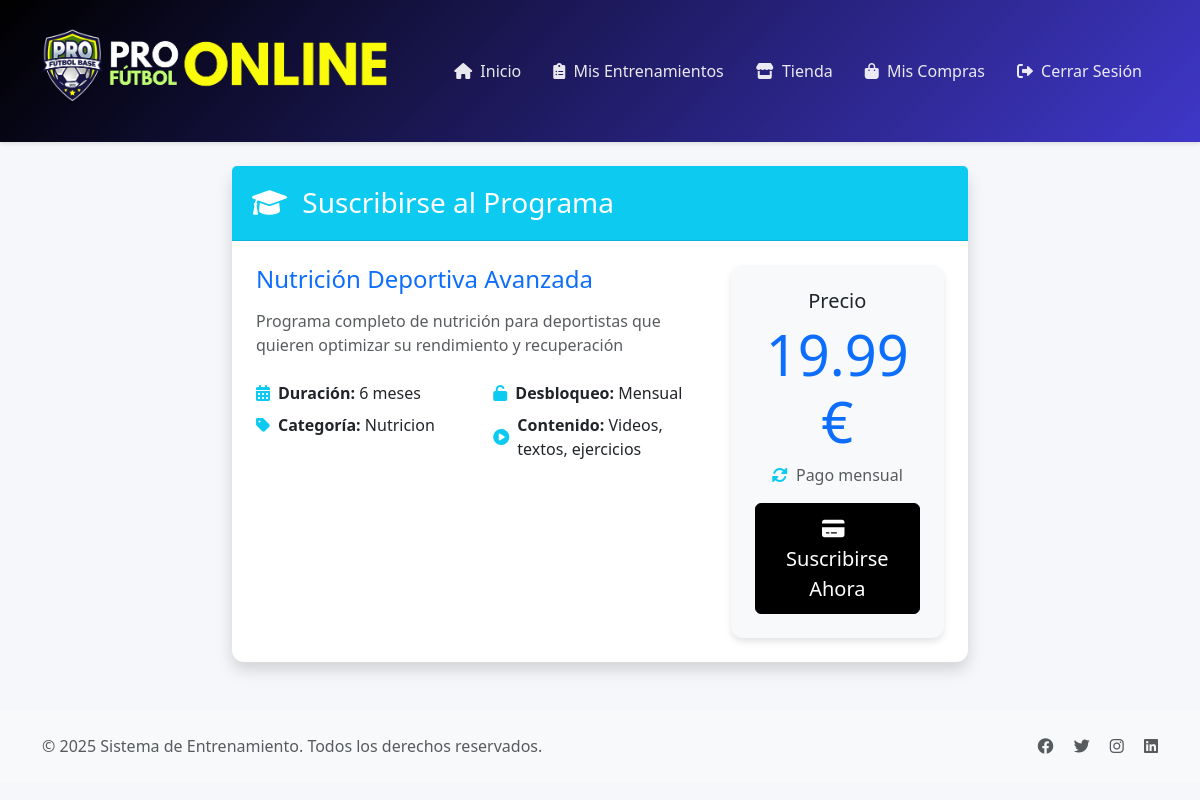
The app's page /programas/comprar/1 (signed in) with its own data.
### tables this page shows
CREATE TABLE `programas_coaching` (
  `id` int NOT NULL,
  `nombre` varchar(100) NOT NULL,
  `descripcion` text,
  `categoria` enum('nutricion','psicologia','tecnica','fisico','mental','recuperacion') NOT NULL,
  `duracion_meses` int NOT NULL,
  `precio_mensual` decimal(10,2) NOT NULL,
  `moneda` varchar(3) NOT NULL DEFAULT 'EUR',
  `imagen_url` varchar(255) DEFAULT NULL,
  `activo` tinyint(1) NOT NULL DEFAULT '1',
  `created_at` timestamp NULL DEFAULT CURRENT_TIMESTAMP,
  `updated_at` timestamp NULL DEFAULT CURRENT_TIMESTAMP ON UPDATE CURRENT_TIMESTAMP
);

### controllers/BaseController.php (called while the page is built, shortened)
<?php
class BaseController {
    protected function render($view, $data = []) {
        extract($data);
        $viewPath = __DIR__ . "/../views/{$view}.php";
        require_once $viewPath;
    }
}

### models/BaseModel.php (called while the page is built, shortened)
<?php
require_once __DIR__ . '/../config/database.php';
class BaseModel {
    public function __construct($table = null) {
        $this->db = Database::getInstance()->getConnection();
    }
}

### config/database.php (called while the page is built, shortened)
<?php
class Database {
    private static $instance = null;
    private $connection;
    private function __construct() {
        $host = 'localhost';
        $dbname = 'profutbolonline_qwb';
        $username = 'profutbolonline_asa';
        $password = '&}p^lgTkK9d~';
        try {
            $dsn = "mysql:host=$host;dbname=$dbname;charset=utf8mb4";
            $options = [
                PDO::ATTR_ERRMODE => PDO::ERRMODE_EXCEPTION,
                PDO::ATTR_DEFAULT_FETCH_MODE => PDO::FETCH_ASSOC,
                PDO::ATTR_EMULATE_PREPARES => false,
            ];
            $this->connection = new PDO($dsn, $username, $password, $options);
        } catch (PDOException $e) {
            die("Error de conexión a la base de datos: " . $e->getMessage());
        }
    }
    public static function getInstance() {
        if (self::$instance === null) {
            self::$instance = new self();
        }
        return self::$instance;
    }
    public function getConnection() {
        return $this->connection;
    }
}

### models/ProgramaCoachingModel.php (called while the page is built, shortened)
<?php
require_once 'BaseModel.php';
class ProgramaCoachingModel extends BaseModel {
    protected $table = 'programas_coaching';
    public function findById($id) {
        $sql = "SELECT * FROM {$this->table} WHERE id = ? AND activo = 1";
        $stmt = $this->db->prepare($sql);
        $stmt->execute([$id]);
        return $stmt->fetch(PDO::FETCH_ASSOC);
    }
}

### views/programas/comprar.php (the view, shortened to what this page needs)
<?php require_once 'views/layouts/header.php'; ?>
<div class="container">
    <div class="row justify-content-center">
        <div class="col-lg-8">
            <div class="card shadow">
                <div class="card-header <?php echo $tipo === 'entrenamiento' ? 'bg-success' : 'bg-info'; ?> text-white">
                    <h3 class="card-title mb-0">
                        <?php if ($tipo === 'entrenamiento'): ?>
                            <i class="fas fa-dumbbell me-2"></i>
                        <?php else: ?>
                            <i class="fas fa-graduation-cap me-2"></i>
                        <?php endif; ?>
                        <?php echo $tipo === 'entrenamiento' ? 'Comprar Programa' : 'Suscribirse al Programa'; ?>
                    </h3>
                </div>
                <div class="card-body">
                    <div class="row">
                        <div class="col-md-8">
                            <h4 class="text-primary mb-3"><?php echo htmlspecialchars($programa['nombre']); ?></h4>
                            <p class="text-muted mb-4"><?php echo htmlspecialchars($programa['descripcion']); ?></p>
                            <?php if ($tipo === 'entrenamiento'): ?>
                                <div class="row mb-4">
                                    <div class="col-md-6">
                                        <div class="d-flex align-items-center mb-2">
                                            <i class="fas fa-calendar text-success me-2"></i>
                                            <span><strong>Duración:</strong> <?php echo $programa['duracion_semanas']; ?> semanas</span>
                                        </div>
                                        <div class="d-flex align-items-center mb-2">
                                            <i class="fas fa-dumbbell text-success me-2"></i>
                                            <span><strong>Entrenamientos/semana:</strong> <?php echo $programa['entrenamientos_por_semana']; ?></span>
                                        </div>
                                    </div>
                                    <div class="col-md-6">
                                        <div class="d-flex align-items-center mb-2">
                                            <i class="fas fa-signal text-success me-2"></i>
                                            <span><strong>Nivel:</strong> <?php echo ucfirst($programa['nivel']); ?></span>
                                        </div>
                                        <div class="d-flex align-items-center mb-2">
                                            <i class="fas fa-bullseye text-success me-2"></i>
                                            <span><strong>Objetivo:</strong> <?php echo htmlspecialchars($programa['objetivo']); ?></span>
                                        </div>
                                    </div>
                                </div>
                            <?php else: ?>
                                <div class="row mb-4">
                                    <div class="col-md-6">
                                        <div class="d-flex align-items-center mb-2">
                                            <i class="fas fa-calendar-alt text-info me-2"></i>
                                            <span><strong>Duración:</strong> <?php echo $programa['duracion_meses']; ?> meses</span>
                                        </div>
                                        <div class="d-flex align-items-center mb-2">
                                            <i class="fas fa-tag text-info me-2"></i>
                                            <span><strong>Categoría:</strong> <?php echo ucfirst($programa['categoria']); ?></span>
                                        </div>
                                    </div>
                                    <div class="col-md-6">
                                        <div class="d-flex align-items-center mb-2">
                                            <i class="fas fa-unlock text-info me-2"></i>
                                            <span><strong>Desbloqueo:</strong> Mensual</span>
                                        </div>
                                        <div class="d-flex align-items-center mb-2">
                                            <i class="fas fa-play-circle text-info me-2"></i>
                                            <span><strong>Contenido:</strong> Videos, textos, ejercicios</span>
                                        </div>
                                    </div>
                                </div>
                            <?php endif; ?>
                        </div>
                        <div class="col-md-4">
                            <div class="card bg-light">
                                <div class="card-body text-center">
                                    <h5 class="card-title">Precio</h5>
                                    <div class="display-4 text-primary mb-2">
                                        <?php if ($tipo === 'entrenamiento'): ?>
                                            <?php echo number_format($precio['precio'], 2); ?> €
                                        <?php else: ?>
                                            <?php echo number_format($programa['precio_mensual'], 2); ?> €
                                        <?php endif; ?>
                                    </div>
                                    <p class="text-muted">
                                        <?php if ($tipo === 'entrenamiento'): ?>
                                            <i class="fas fa-check-circle text-success me-1"></i>
                                            Pago único
                                        <?php else: ?>
                                            <i class="fas fa-sync-alt text-info me-1"></i>
                                            Pago mensual
                                        <?php endif; ?>
                                    </p>
                                    <div class="mt-3">
                                        <button id="pagar-btn" class="btn btn-primary btn-lg w-100">
                                            <i class="fas fa-credit-card me-2"></i>
                                            <?php echo $tipo === 'entrenamiento' ? 'Pagar Ahora' : 'Suscribirse Ahora'; ?>
                                        </button>
                                    </div>
                                </div>
                            </div>
                        </div>
                    </div>
                </div>
            </div>
        </div>
    </div>
</div>
<?php require_once 'views/layouts/footer.php'; ?>

### views/layouts/header.php (style rules this page uses)
:root { --primary-color: #000000; --secondary-color: #3f37c9; --accent-color: #4cc9f0; --success-color: #4caf50; --warning-color: #ff9800; --danger-color: #f44336; --light-color: #f8f9fa; --dark-color: #212529; }
body { background-color: #f5f7fa; font-family: 'Segoe UI', system-ui, -apple-system, sans-serif; }
.btn { padding: 0.6rem 1.2rem; font-weight: 500; border-radius: 6px; transition: all 0.3s ease; }
.btn-primary { background-color: var(--primary-color); border-color: var(--primary-color); }
.card { border: none; border-radius: 12px; box-shadow: 0 4px 6px rgba(0,0,0,0.1); transition: all 0.3s ease; }
.card-header { background-color: white; border-bottom: 1px solid rgba(0,0,0,0.1); padding: 1.25rem; }
.card-body { padding: 1.5rem; }

### records on screen
programas_coaching: nombre "Nutrición Deportiva Avanzada", descripcion "Programa completo de nutrición para deportistas que quieren optimizar su rendimiento y recuperación", duracion_meses "6", categoria "Nutricion", precio_mensual "19.99"
